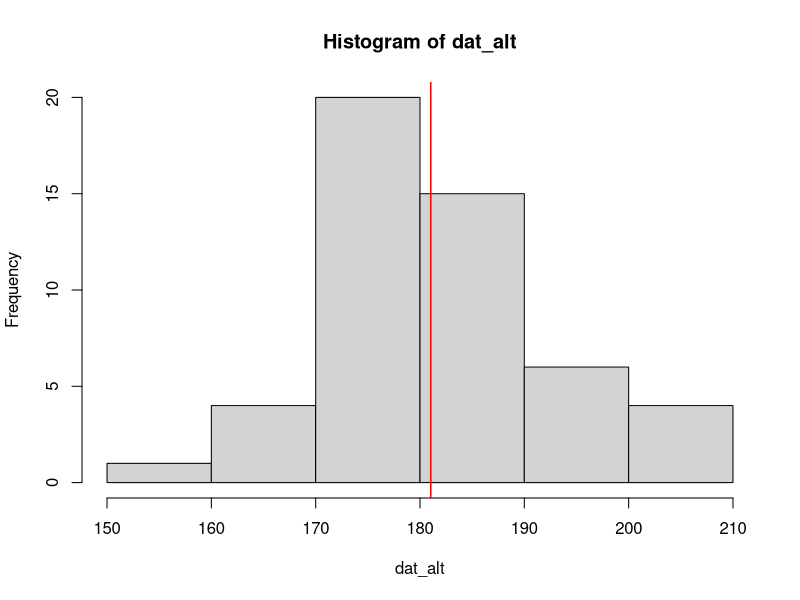

Write the R code that produced this figure.
datos<-read.csv("Altura.csv")
dat_alt<-datos$Altura

media<-mean(dat_alt)
hist(dat_alt)
abline(v=media, col="red", lwd=1.5)
